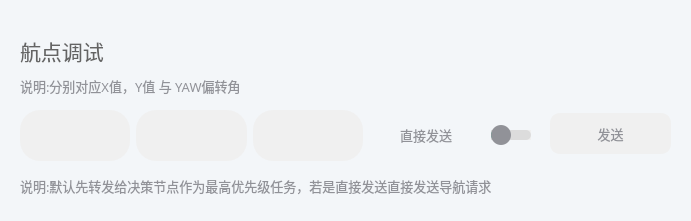
   <widget class="QWidget" name="goal_pose_debug_QW" native="true">
    <property name="geometry">
     <rect>
      <x>850</x>
      <y>650</y>
      <width>691</width>
      <height>221</height>
     </rect>
    </property>
    <property name="sizePolicy">
     <sizepolicy hsizetype="Expanding" vsizetype="Expanding">
      <horstretch>0</horstretch>
      <verstretch>0</verstretch>
     </sizepolicy>
    </property>
    <property name="layoutDirection">
     <enum>Qt::LeftToRight</enum>
    </property>
    <property name="styleSheet">
     <string notr="true">background-color: rgb(243, 246, 249);
border-radius: 25px;
</string>
    </property>
    <widget class="QLabel" name="goal_pose_title">
     <property name="geometry">
      <rect>
       <x>20</x>
       <y>20</y>
       <width>201</width>
       <height>61</height>
      </rect>
     </property>
     <property name="sizePolicy">
      <sizepolicy hsizetype="Preferred" vsizetype="Fixed">
       <horstretch>0</horstretch>
       <verstretch>0</verstretch>
      </sizepolicy>
     </property>
     <property name="font">
      <font>
       <family>文泉驿微米黑</family>
       <pointsize>16</pointsize>
      </font>
     </property>
     <property name="styleSheet">
      <string notr="true">color: rgb(100, 100, 100);</string>
     </property>
     <property name="text">
      <string>航点调试</string>
     </property>
    </widget>
    <widget class="QWidget" name="horizontalLayoutWidget_5">
     <property name="geometry">
      <rect>
       <x>20</x>
       <y>110</y>
       <width>343</width>
       <height>51</height>
      </rect>
     </property>
     <layout class="QHBoxLayout" name="goal_pose_QH">
      <item>
       <widget class="QLineEdit" name="goal_pose_X">
        <property name="sizePolicy">
         <sizepolicy hsizetype="Expanding" vsizetype="Expanding">
          <horstretch>0</horstretch>
          <verstretch>0</verstretch>
         </sizepolicy>
        </property>
        <property name="font">
         <font>
          <family>文泉驿微米黑</family>
          <pointsize>10</pointsize>
          <weight>50</weight>
          <bold>false</bold>
         </font>
        </property>
        <property name="styleSheet">
         <string notr="true">QLineEdit {
    border: none; /* 隐藏原始边框 */
    background-color: rgb(240, 240, 240); /* 背景颜色 */
    color: rgb(58, 58, 58); /* 字体颜色 */
    border-radius: 20px; /* 圆角半径 */
    padding: 0px 25px; /* 向外扩展 40 像素空间 */
    height: 30px; /* 设置控件高度 */
    margin: 0; /* 防止额外的外边距 */
}

QLineEdit::focus {
    outline: 2px solid rgb(0, 193, 139); /* 焦点状态的边框 */
    background-color: rgb(250, 250, 250); /* 焦点状态的背景颜色 */
}
</string>
        </property>
        <property name="text">
         <string/>
        </property>
       </widget>
      </item>
      <item>
       <widget class="QLineEdit" name="goal_pose_Y">
        <property name="sizePolicy">
         <sizepolicy hsizetype="Expanding" vsizetype="Expanding">
          <horstretch>0</horstretch>
          <verstretch>0</verstretch>
         </sizepolicy>
        </property>
        <property name="font">
         <font>
          <family>文泉驿微米黑</family>
          <pointsize>10</pointsize>
          <weight>50</weight>
          <bold>false</bold>
         </font>
        </property>
        <property name="styleSheet">
         <string notr="true">QLineEdit {
    border: none; /* 隐藏原始边框 */
    background-color: rgb(240, 240, 240); /* 背景颜色 */
    color: rgb(58, 58, 58); /* 字体颜色 */
    border-radius: 20px; /* 圆角半径 */
    padding: 0px 25px; /* 向外扩展 40 像素空间 */
    height: 30px; /* 设置控件高度 */
    margin: 0; /* 防止额外的外边距 */
}

QLineEdit::focus {
    outline: 2px solid rgb(0, 193, 139); /* 焦点状态的边框 */
    background-color: rgb(250, 250, 250); /* 焦点状态的背景颜色 */
}
</string>
        </property>
        <property name="text">
         <string/>
        </property>
       </widget>
      </item>
      <item>
       <widget class="QLineEdit" name="goal_pose_YAW">
        <property name="sizePolicy">
         <sizepolicy hsizetype="Expanding" vsizetype="Expanding">
          <horstretch>0</horstretch>
          <verstretch>0</verstretch>
         </sizepolicy>
        </property>
        <property name="font">
         <font>
          <family>文泉驿微米黑</family>
          <pointsize>10</pointsize>
          <weight>50</weight>
          <bold>false</bold>
         </font>
        </property>
        <property name="styleSheet">
         <string notr="true">QLineEdit {
    border: none; /* 隐藏原始边框 */
    background-color: rgb(240, 240, 240); /* 背景颜色 */
    color: rgb(58, 58, 58); /* 字体颜色 */
    border-radius: 20px; /* 圆角半径 */
    padding: 0px 25px; /* 向外扩展 40 像素空间 */
    height: 30px; /* 设置控件高度 */
    margin: 0; /* 防止额外的外边距 */
}

QLineEdit::focus {
    outline: 2px solid rgb(0, 193, 139); /* 焦点状态的边框 */
    background-color: rgb(250, 250, 250); /* 焦点状态的背景颜色 */
}
</string>
        </property>
        <property name="text">
         <string/>
        </property>
       </widget>
      </item>
     </layout>
    </widget>
    <widget class="QLabel" name="goal_pose_tips">
     <property name="geometry">
      <rect>
       <x>20</x>
       <y>70</y>
       <width>331</width>
       <height>31</height>
      </rect>
     </property>
     <property name="sizePolicy">
      <sizepolicy hsizetype="Preferred" vsizetype="Fixed">
       <horstretch>0</horstretch>
       <verstretch>0</verstretch>
      </sizepolicy>
     </property>
     <property name="font">
      <font>
       <family>文泉驿微米黑</family>
       <pointsize>10</pointsize>
      </font>
     </property>
     <property name="styleSheet">
      <string notr="true">color: rgb(145, 146, 152);</string>
     </property>
     <property name="text">
      <string>说明:分别对应X值，Y值 与 YAW偏转角</string>
     </property>
    </widget>
    <widget class="QWidget" name="horizontalLayoutWidget_6">
     <property name="geometry">
      <rect>
       <x>400</x>
       <y>110</y>
       <width>131</width>
       <height>51</height>
      </rect>
     </property>
     <layout class="QHBoxLayout" name="goal_pose_send_way_QH">
      <property name="spacing">
       <number>15</number>
      </property>
      <item>
       <widget class="QLabel" name="goal_pose_send_way_title">
        <property name="sizePolicy">
         <sizepolicy hsizetype="Preferred" vsizetype="Fixed">
          <horstretch>0</horstretch>
          <verstretch>0</verstretch>
         </sizepolicy>
        </property>
        <property name="font">
         <font>
          <family>文泉驿微米黑</family>
          <pointsize>10</pointsize>
         </font>
        </property>
        <property name="styleSheet">
         <string notr="true">color: rgb(145, 146, 152);</string>
        </property>
        <property name="text">
         <string>直接发送</string>
        </property>
       </widget>
      </item>
      <item>
       <widget class="QSlider" name="goal_pose_send_way_QSL">
        <property name="sizePolicy">
         <sizepolicy hsizetype="Fixed" vsizetype="Expanding">
          <horstretch>0</horstretch>
          <verstretch>0</verstretch>
         </sizepolicy>
        </property>
        <property name="maximumSize">
         <size>
          <width>40</width>
          <height>16777215</height>
         </size>
        </property>
        <property name="styleSheet">
         <string notr="true">QSlider {
    background: transparent; /* 滑动条整体背景 */
}

QSlider::groove:horizontal {
    height: 10px; /* 滑动槽的高度 */
    background: qlineargradient(x1:0, y1:0, x2:1, y2:0, stop:0 rgb(220, 220, 220), stop:1 rgb(240, 240, 240)); /* 渐变滑动槽颜色 */
    border-radius: 7px; /* 滑动槽圆角 */
}

QSlider::handle:horizontal {
    width: 20px; /* 滑块宽度 */
    height: 20px; /* 滑块高度 */
    margin: -5px 0; /* 调整滑块对齐 */
    background-color: rgb(145, 146, 152);
    border-radius: 10px; /* 滑块完全圆形 */
}

QSlider::handle:horizontal:hover {
	
	background-color: rgb(15, 114, 239);
}

QSlider::sub-page:horizontal {
    
	
	background-color: rgb(0, 193, 139);
    border-radius: 5px; /* 已滑过部分圆角 */
}

QSlider::add-page:horizontal {
    background: rgb(220, 220, 220); /* 未滑过部分的颜色 */
    border-radius: 5px; /* 未滑过部分圆角 */
}
</string>
        </property>
        <property name="maximum">
         <number>1</number>
        </property>
        <property name="orientation">
         <enum>Qt::Horizontal</enum>
        </property>
       </widget>
      </item>
     </layout>
    </widget>
    <widget class="QPushButton" name="goal_pose_send_QP">
     <property name="geometry">
      <rect>
       <x>550</x>
       <y>113</y>
       <width>121</width>
       <height>41</height>
      </rect>
     </property>
     <property name="font">
      <font>
       <family>文泉驿微米黑</family>
       <pointsize>10</pointsize>
      </font>
     </property>
     <property name="styleSheet">
      <string notr="true">QPushButton {
    border-radius: 10px; /* 圆角半径 */
    border: 2px solid rgb(240, 240, 240); /* 默认边框颜色 */
    background-color: rgb(240, 240, 240); /* 默认背景颜色 */
    color: rgb(145, 146, 152); /* 默认文字颜色 */
    padding: 5px 10px; /* 内边距，调整按钮内容位置 */
}

QPushButton:hover {
    background-color: rgb(127, 176, 255); /* 鼠标悬停时背景颜色 */
    color: rgb(15, 114, 239);; /* 悬停时文字颜色 */
    border-color: rgb(15, 114, 239);; /* 悬停时边框颜色 */
}

QPushButton:pressed {
    background-color: rgb(15, 114, 239); /* 按下时背景颜色 */
    color: white; /* 按下时文字颜色 */
    border-color: rgb(15, 114, 239); /* 按下时边框颜色 */
}
</string>
     </property>
     <property name="text">
      <string>发送</string>
     </property>
    </widget>
    <widget class="QLabel" name="goal_pose_send_way_tips">
     <property name="geometry">
      <rect>
       <x>20</x>
       <y>170</y>
       <width>641</width>
       <height>31</height>
      </rect>
     </property>
     <property name="sizePolicy">
      <sizepolicy hsizetype="Preferred" vsizetype="Fixed">
       <horstretch>0</horstretch>
       <verstretch>0</verstretch>
      </sizepolicy>
     </property>
     <property name="font">
      <font>
       <family>文泉驿微米黑</family>
       <pointsize>10</pointsize>
      </font>
     </property>
     <property name="styleSheet">
      <string notr="true">color: rgb(145, 146, 152);</string>
     </property>
     <property name="text">
      <string>说明:默认先转发给决策节点作为最高优先级任务，若是直接发送直接发送导航请求</string>
     </property>
    </widget>
   </widget>
